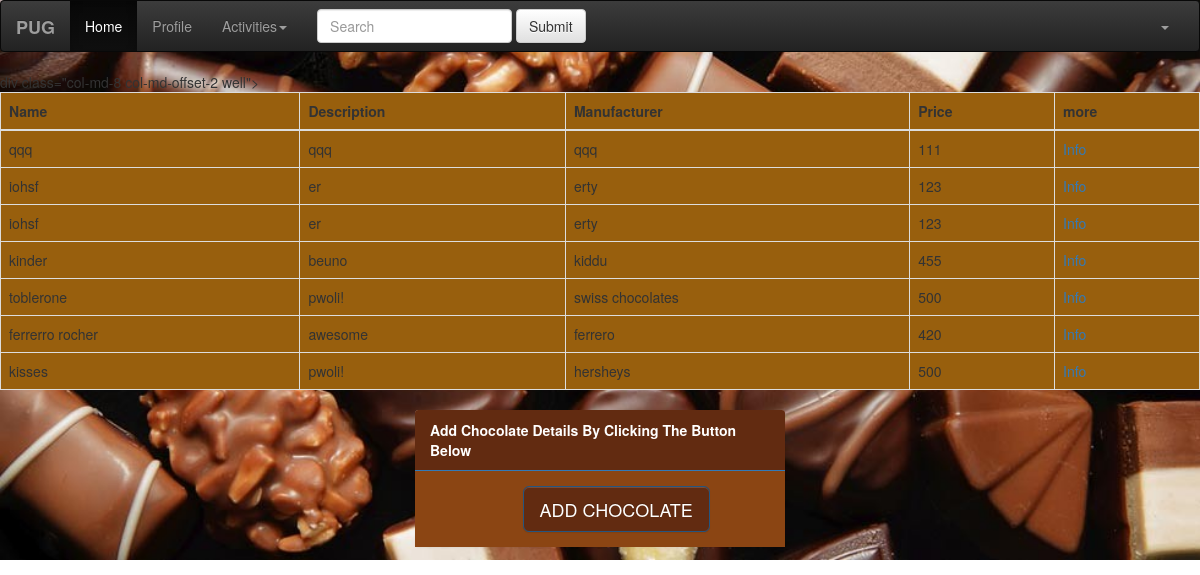
Screenshot of / (signed in) with the database file from the repository.
### registeration/models.py (models this page shows)
class Chocolate(models.Model):
    id = models.AutoField(primary_key=True)
    name = models.CharField(_('Chocolate Name'),max_length=100,blank=True )
    description = models.CharField(_('Chocolate Description'),max_length=1000,blank=True )
    manufacturer = models.CharField(_('Chocolate Manufacturer'),max_length=100,blank=True )
    price = models.IntegerField(_('Chocolate Price'),
                                 validators=[MaxValueValidator(1000), MinValueValidator(0)],
                                 help_text=_('4 digits maximum'), blank=True, null=True)

### registeration/views.py (the view)
# urls.py: url(r'^$', Home.as_view(), name='home'),
class Home(ListView):
   template_name="index.html"
   def get_queryset(self):
       return Chocolate.objects.all()

### registeration/templates/index.html (shortened to what this page needs)
{%  load staticfiles %}<!DOCTYPE html>
<html lang="en">
<head>
    <link rel="stylesheet" href="{%  static 'css/bootstrap.min.css' %}">
    <link rel="stylesheet" href="{%  static 'css/bootstrap-theme.min.css' %}">
</head>
<body style="background-image: url({% static "images/images.jpg" %});background-repeat:no-repeat;background-size:100%;height: 140px;display:block;padding:0 !important;margin:0;" ><nav class="navbar navbar-inverse"><div class="container-fluid">
    <div class="navbar-header">
        <a class="navbar-brand" href="#"><b>PUG</b></a>
    </div>
    <div class="collapse navbar-collapse" id="bs-example-navbar-collapse-1">
        <ul class="nav navbar-nav">
            <li class="active"><a href="#">Home <span class="sr-only">(current)</span></a></li>
            <li><a href="#">Profile</a></li>
            <li class="dropdown">
                <a href="#" class="dropdown-toggle" data-toggle="dropdown" role="button" aria-haspopup="true" aria-expanded="false">Activities<span class="caret"></span></a>
            </li>
        </ul>
        <form class="navbar-form navbar-left" role="search">
            <div class="form-group">
                <input type="text" class="form-control" placeholder="Search">
            </div>
            <button type="submit" class="btn btn-default">Submit</button>
        </form>
        <ul class="nav navbar-nav navbar-right">
            <li class="dropdown">
                <a href="#" class="dropdown-toggle" data-toggle="dropdown" role="button" aria-haspopup="true" aria-expanded="false"><span class="caret"></span></a>
            </li>
        </ul>
    </div>
</div>
</nav>
div class="col-md-8 col-md-offset-2 well">
<table class="table table-hover table-bordered table-responsive" style="background-color: #985f0d">
   <thead>
   <tr>
       <th>
           Name
       </th>
       <th>
           Description
       </th>
       <th>
           Manufacturer
       </th>
       <th>
           Price
       </th>
        <th>
            more
        </th>
   </tr>
   </thead>
   <tbody>
   {% for item in object_list %}
       <tr>
           <td> {{ item.name }} </td>
           <td> {{ item.description }}</td>
           <td> {{ item.manufacturer }}</td>
           <td> {{ item.price }}</td>
           <td> <a href="{% url 'chocolate_info' item.id %}">Info</a> </td>
       </tr>
   {% endfor %}
   </tbody>
</table>
{% if user.is_anonymous %}
NOTHING TAATAAA !!! :) :p
{% else %}
<div class="col-xs-6 col-md-4" style="border: #3f0924"></div>
<div class="col-xs-6 col-md-4" style="border: #3f0924">
    <div class="panel panel-primary" style="border: #3f0924">
        <div class="panel-heading" style="background: #622b11" style="border: #3f0924"><b>Add Chocolate Details By Clicking The Button Below</b></div>
        <div class="panel-body" style="background-color: saddlebrown" style="border: #3f0924">
            <div class="row" style="border: #3f0924" >
                <div class="col-md-6 col-md-offset-3" style="border: #3f0924">
                    <a href="{% url 'add_c' %}">
                    <button type="button" class="btn btn-primary btn-lg" style="background:#622b11" style="border: #3f0924">ADD CHOCOLATE</button>
                        </a>
                </div>
            </div>
        </div>
    </div>
    </div>
    <div class="col-xs-6 col-md-4"></div>
    {% endif %}
</body>
</html>

### rows the page displays
Chocolate: name "qqq", description "qqq", manufacturer "qqq", price "111"
Chocolate: name "iohsf", description "er", manufacturer "erty", price "123"
Chocolate: name "iohsf", description "er", manufacturer "erty", price "123"
Chocolate: name "kinder", description "beuno", manufacturer "kiddu", price "455"
Chocolate: name "toblerone", description "pwoli!", manufacturer "swiss chocolates", price "500"
Chocolate: name "ferrerro rocher", description "awesome", manufacturer "ferrero", price "420"
Chocolate: name "kisses", description "pwoli!", manufacturer "hersheys", price "500"
